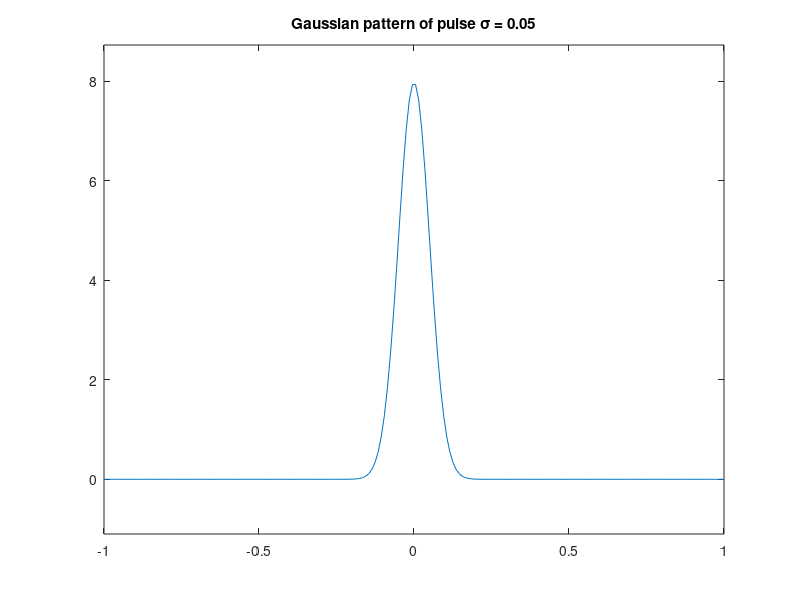
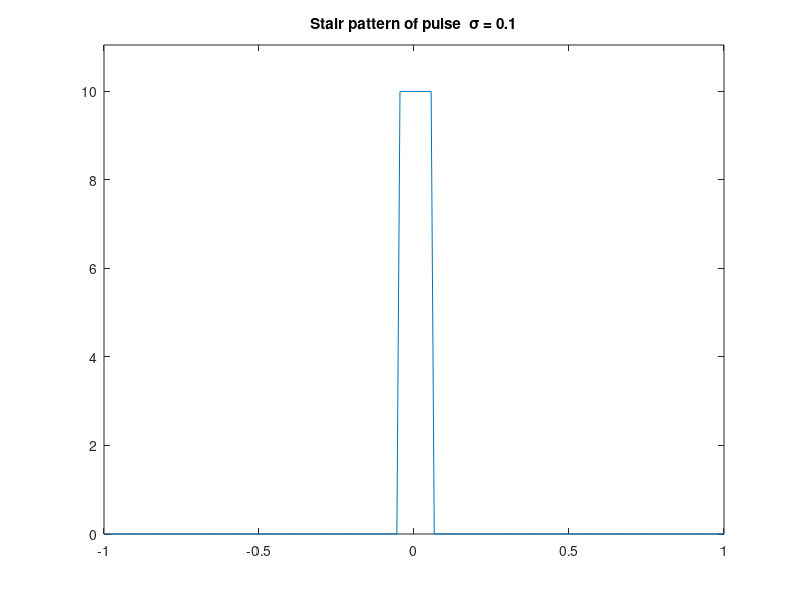
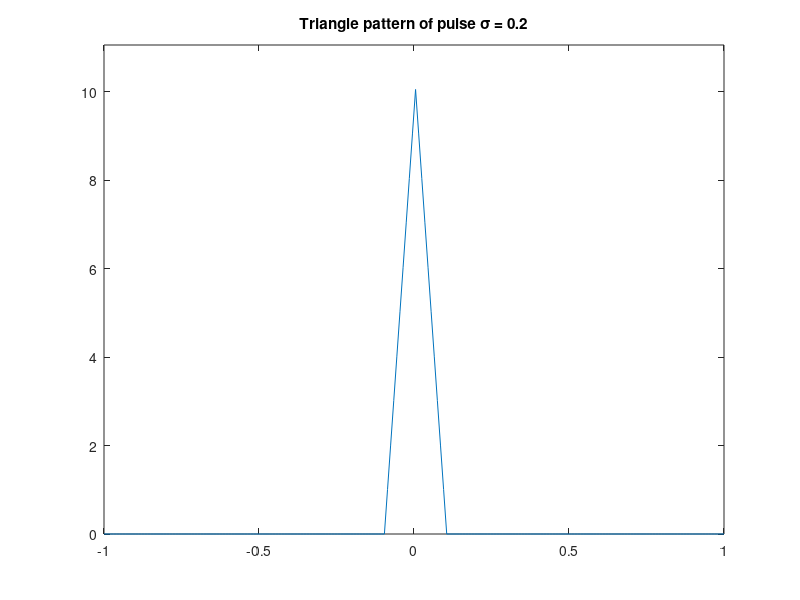

These figures' MATLAB source, in order:
%% Index

% gaussian pattern of pulse
% stair pattern of pulse
% triangle pattern of pulse
 
%% Single gaussian

D = 200;

I = linspace(-1,1,D);
mu = 0;
sigma = 0.05;
pulse = normpdf(I,mu,sigma);

figure();
plot(I,pulse);
ylim([-1.1,1.1*pulse(find(I>mu,1))])
title('Gaussian pattern of pulse {\sigma} = 0.05')

%% Single stair

D = 200;
I = linspace(-1,1,D);
mu = 0;
sigma = 0.1;

start = mu - 0.5*sigma;
start_idx = find(I>start,1);

ends = mu + 0.5*sigma;
ends_idx = find(I>ends,1);

stair_pulse = zeros(1,D);
stair_pulse(1,start_idx:ends_idx) = 1.0/sigma;

figure;
plot(I, stair_pulse);
ylim([0, 0.05 + 1.1/sigma])
title('Stair pattern of pulse  {\sigma} = 0.1')

%% Single triangle

D = 200;

I = linspace(-1,1,D);

mu = 0;
sigma = 0.2;

start = mu - 0.5*sigma;
start_idx = find(I>start,1);

ends = mu + 0.5*sigma;
ends_idx = find(I>ends,1);

middle_idx = find(I>mu,1);

triangle_pulse = zeros(1,D);

triangle_pulse(1,start_idx:middle_idx) = (4/sigma^2)*(I(start_idx:middle_idx) - I(start_idx));
triangle_pulse(1,middle_idx:ends_idx) = (-4/sigma^2)*(I(middle_idx:ends_idx) - I(ends_idx));

figure;

plot(I, triangle_pulse);
ylim([0,1.1*triangle_pulse(middle_idx)])
title('Triangle pattern of pulse {\sigma} = 0.2')

 

